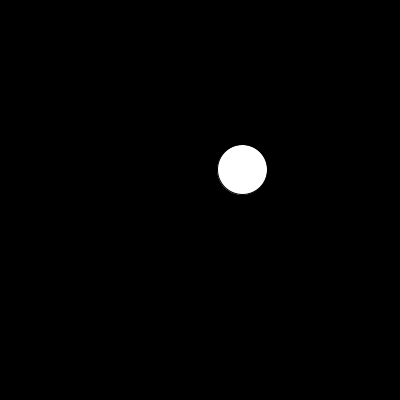
Frame 1 (no input)
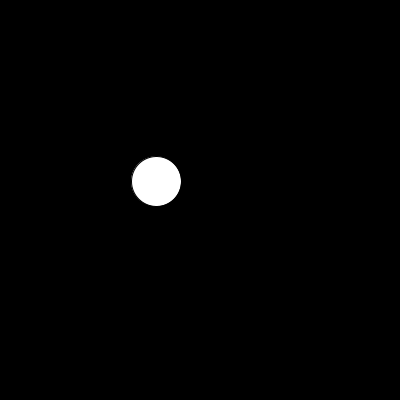
Frame 60 (the mouse pressed at the canvas centre just before this capture)
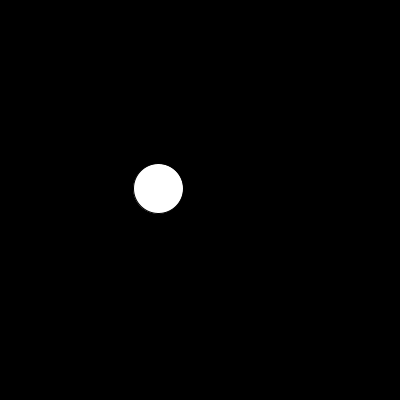
Frame 120 (the mouse held since frame 60 and released just before this capture)

The Processing sketch that drew these frames (run headless with seeded random() and noise(); from frame 60 on, the mouse is pressed at the canvas centre):

// Processing sketch: PerlinNoiseExample
// ── PerlinNoiseExample.pde
/*
*  Kunstuni TIME team
*  Cécile - 11.2023
*
*  Chapter 4 - Perlin noise
*  
*/


// Perlin noise
float xoff1 = 0.0;
float xoff2 = 100.0;

void setup(){
  size(400,400);
}

void draw(){
  background(0);
  xoff1 = xoff1 + .01;
  xoff2 = xoff2 + .01;
  float nx = noise(xoff1) * width;
  float ny = noise(xoff2) * width;
  ellipse(nx,ny,50,50);
}
